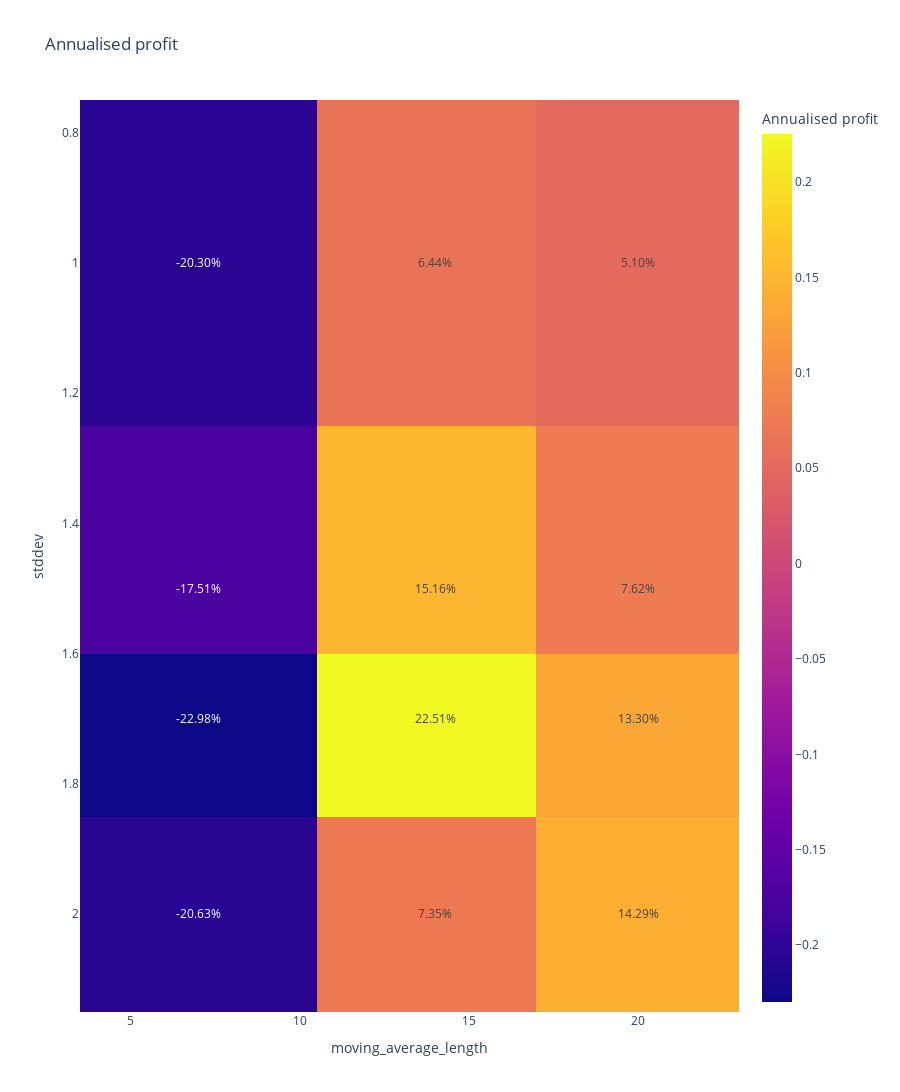

Notebook cell for this chart:
### Markdown cell above
## Two dimensional heatmaps

- Heatmap allows see how one strategy performance metrics varies over the search space
- The example has three parameter search space
- We compare two of these parameters and lock up one parameter to a fixed value

### Code cell
from tradeexecutor.analysis.grid_search import visualise_heatmap_2d

# Remove one extra axis by focusing only rsi_threshold=65
heatmap_data = table.xs(65, level="rsi_threshold")

# Draw heatmaps for two different metrics
fig = visualise_heatmap_2d(heatmap_data, "stddev", "moving_average_length", "Annualised profit")
display(fig)

### Figure 1 — Plotly figure (JSON) as saved in the notebook; plotly's stock layout.template omitted (floating-point values rounded to 4 significant figures)
{"data": [{"coloraxis": "coloraxis", "hovertemplate": "moving_average_length: %{x}<br>stddev: %{y}<br>Annualised profit: %{z}<extra></extra>", "name": "0", "text": [["-20.30%", "6.44%", "5.10%"], ["-17.51%", "15.16%", "7.62%"], ["-22.98%", "22.51%", "13.30%"], ["-20.63%", "7.35%", "14.29%"]], "texttemplate": "%{text}", "type": "heatmap", "x": [7, 14, 20], "xaxis": "x", "y": [1, 1.5, 1.7, 2], "yaxis": "y", "z": [[-0.203, 0.06437, 0.05097], [-0.1751, 0.1516, 0.07618], [-0.2298, 0.2251, 0.133], [-0.2063, 0.07352, 0.1429]]}], "layout": {"coloraxis": {"colorbar": {"title": {"text": "Annualised profit"}}, "colorscale": [[0, "#0d0887"], [0.1111, "#46039f"], [0.2222, "#7201a8"], [0.3333, "#9c179e"], [0.4444, "#bd3786"], [0.5556, "#d8576b"], [0.6667, "#ed7953"], [0.7778, "#fb9f3a"], [0.8889, "#fdca26"], [1, "#f0f921"]]}, "height": 1800, "title": {"text": "Annualised profit"}, "xaxis": {"anchor": "y", "domain": [0, 1], "title": {"text": "moving_average_length"}}, "yaxis": {"anchor": "x", "autorange": "reversed", "domain": [0, 1], "title": {"text": "stddev"}}}}
